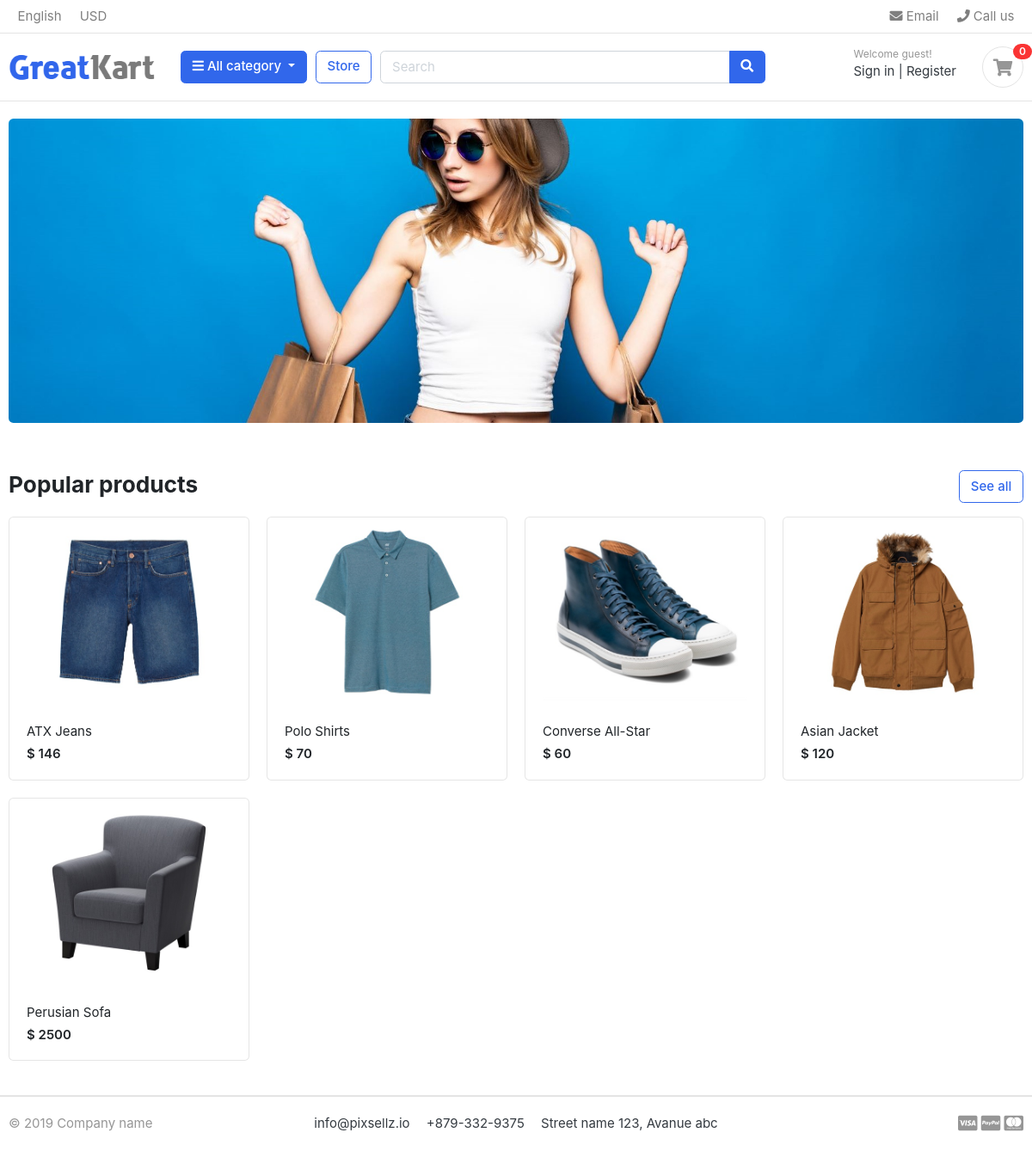
The page / on the database its author committed.
### store/models.py (models this page shows, shortened)
class Product(models.Model):
    product_name = models.CharField(max_length=200, unique=True)
    slug = models.SlugField(max_length=200, unique=True)
    description = models.TextField(max_length=500, blank=True)
    price = models.IntegerField()
    images = models.ImageField(upload_to='photos/products')
    stock = models.IntegerField()
    is_available = models.BooleanField(default=True)
    category = models.ForeignKey(Category, on_delete=models.CASCADE)
    created_date = models.DateTimeField(auto_now_add=True)
    modified_date = models.DateTimeField(auto_now=True)
    def get_url(self):
        return reverse('product_detail', args=[self.category.slug, self.slug])

### store/views.py (the view)
# urls.py: 2. Add a URL to urlpatterns:  path('', views.home, name='home')
def home(request):
    products = Product.objects.all().filter(is_available=True)
    context = {
        'products':products,
    }
    return render(request, 'index.html', context)

### carts/context_processors.py (called while the page is built)
def counter(request):
    cart_count = 0
    if 'admin' in request.path:
        return {}
    else:
        try:
            cart = Cart.objects.filter(cart_id=_cart_id(request))
            if request.user.is_authenticated:
                cart_items = CartItem.objects.all().filter(user=request.user)
            else:
                cart_items = CartItem.objects.all().filter(cart=cart[:1])
            for cart_item in cart_items:
                cart_count +=  cart_item.quantity
        except Cart.DoesNotExist:
            cart_count = 0
    return dict(cart_count= cart_count)

### carts/views.py (called while the page is built)
def _cart_id(request):
    cart = request.session.session_key
    if not cart:
        cart = request.session.create()
    return cart

### category/context_processors.py (called while the page is built)
def  menu_links(request):
    links = Category.objects.all()
    return dict(links=links)

### category/models.py (called while the page is built)
    def get_url(self):
        return reverse('product_by_category', args=[self.slug])

### templates/index.html
<!DOCTYPE html>
{% extends 'base.html' %}
{% load static %}
{% block content %}
<section class="section-intro padding-y-sm">
<div class="container">
<div class="intro-banner-wrap">
	<img src="{% static 'images/banners/cover.jpg' %}" class="img-fluid rounded">
</div>
</div>
</section>
<section class="section-name padding-y-sm">
<div class="container">
<header class="section-heading">
	<a href="{% url 'store' %}" class="btn btn-outline-primary float-right">See all</a>
	<h3 class="section-title">Popular products</h3>
</header>
<div class="row">
	{% for product in products %}
		<div class="col-md-3">
			<div class="card card-product-grid">
				<a href="{{ product.get_url }}" class="img-wrap"> <img src="{{product.images.url}}"> </a>
				<figcaption class="info-wrap">
					<a href="{{ product.get_url }}" class="title">{{ product.product_name}}</a>
					<div class="price mt-1">$ {{product.price}}</div>
				</figcaption>
			</div>
		</div>
	{% endfor %}
</div>
</div>
</section>
</body>
</html>
{% endblock %}

### static/css/ui.css (style rules this page uses)
html { font-family: "Inter", sans-serif; font-size: 15px; }
.img-wrap { text-align: center; display: block; }
.img-wrap img { max-width: 100%; }
.padding-y-sm { padding-top: 20px; padding-bottom: 20px; }
.section-heading { margin-bottom: 20px; margin-top: 15px; }
.section-title { color: #212529; }
[class*=card-product] a.title { color: #212529; display: block; }
[class*=card-product] .img-wrap { overflow: hidden; position: relative; }
[class*=card-product] .img-wrap img { height: 100%; max-width: 100%; width: auto; display: inline-block; -o-object-fit: cover; object-fit: cover; }
.card-product-grid { margin-bottom: 20px; }
.card-product-grid .img-wrap { border-radius: 0.2rem 0.2rem 0 0; height: 220px; }
.card-product-grid .info-wrap { overflow: hidden; padding: 18px 20px; }
.card .img-wrap { overflow: hidden; }
.price { font-weight: 600; color: #212529; }

### rows shown on the page
Product: images (picture), product_name "ATX Jeans", price "146"
Product: images (picture), product_name "Polo Shirts", price "70"
Product: images (picture), product_name "Converse All-Star", price "60"
Product: images (picture), product_name "Asian Jacket", price "120"
Product: images (picture), product_name "Perusian Sofa", price "2500"

### other values the page prints
{{ cart_count }} "0"
